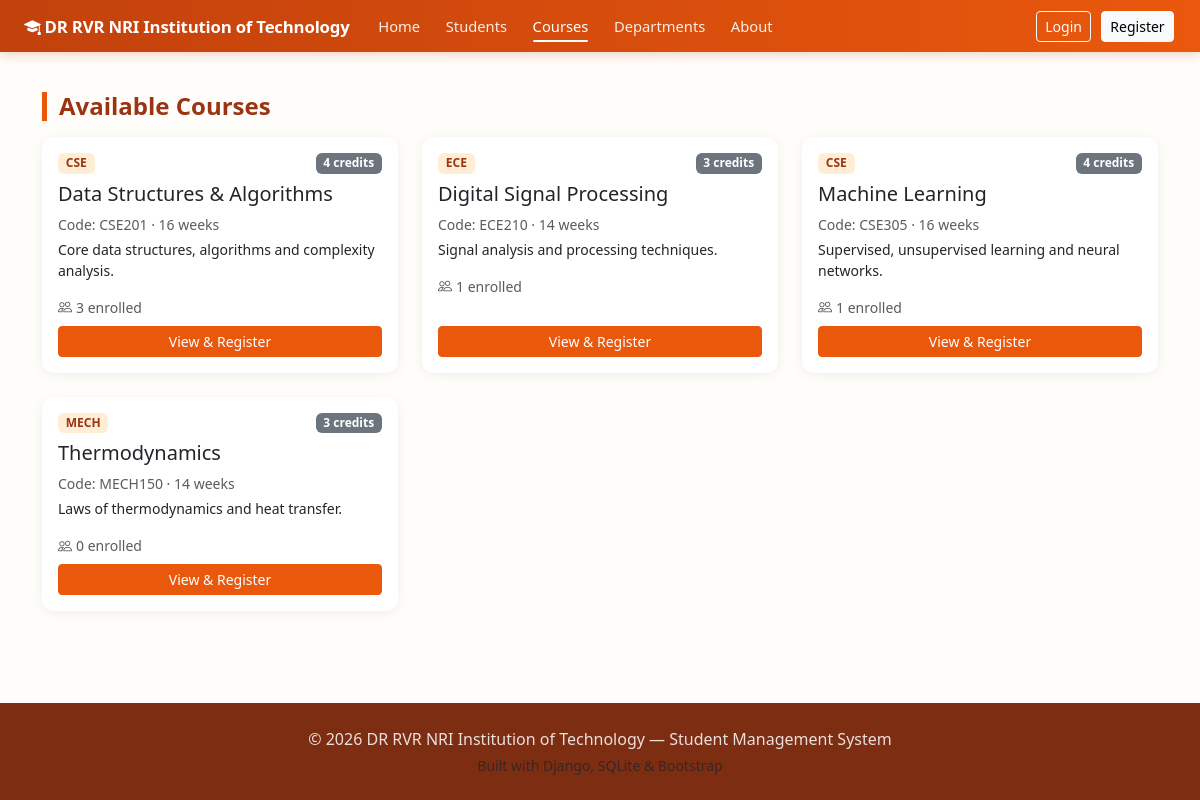
Page /courses/ on the committed database.
### core/models.py (models this page shows, shortened)
class Course(models.Model):
    name = models.CharField(max_length=150)
    code = models.CharField(max_length=20, unique=True)
    credits = models.IntegerField(default=3)
    duration_weeks = models.IntegerField(default=16)
    description = models.TextField(blank=True, null=True)
    department = models.ForeignKey(Department, on_delete=models.CASCADE, related_name='courses')
    class Meta:
        ordering = ['name']
    @property
    def enrolled_count(self):
        return self.registrations.count()

class Department(models.Model):
    name = models.CharField(max_length=120, unique=True)
    code = models.CharField(max_length=20, unique=True)
    head_of_department = models.CharField(max_length=120, blank=True, null=True)
    description = models.TextField(blank=True, null=True)
    class Meta:
        ordering = ['name']

### core/views.py (the view)
# urls.py: path('courses/', views.courses, name='courses'),
def courses(request):
    all_courses = Course.objects.order_by('name')
    return render(request, 'courses.html', {'courses': all_courses})

### templates/courses.html (shortened to what this page needs)
{% extends 'base.html' %}
{% block content %}
<div class="d-flex justify-content-between align-items-center mb-3">
    <h4 class="section-title mb-0">Available Courses</h4>
</div>
<div class="row g-4">
    {% for c in courses %}
    <div class="col-md-4">
        <div class="card course-card p-3">
            <div class="d-flex justify-content-between">
                <span class="badge badge-dept">{{ c.department.code }}</span>
                <span class="badge bg-secondary">{{ c.credits }} credits</span>
            </div>
            <h5 class="mt-2">{{ c.name }}</h5>
            <p class="text-muted small mb-1">Code: {{ c.code }} &middot; {{ c.duration_weeks }} weeks</p>
            <p class="small">{{ c.description|truncatechars:90 }}</p>
            <p class="small text-muted mb-2"><i class="bi bi-people me-1"></i>{{ c.enrolled_count }} enrolled</p>
            <a href="{% url 'course_detail' c.id %}" class="btn btn-primary btn-sm mt-auto">View & Register</a>
        </div>
    </div>
    {% empty %}
    <p class="text-muted text-center py-4">No courses available yet.</p>
    {% endfor %}
</div>
{% endblock %}

### templates/base.html (shortened to what this page needs)
{% load static %}
<!DOCTYPE html>
<html lang="en">
<head>
    <link href="https://cdn.jsdelivr.net/npm/bootstrap@5.3.3/dist/css/bootstrap.min.css" rel="stylesheet">
    <link href="https://cdn.jsdelivr.net/npm/bootstrap-icons@1.11.3/font/bootstrap-icons.css" rel="stylesheet">
    <link href="{% static 'css/style.css' %}" rel="stylesheet">
</head>
<body>
<nav class="navbar navbar-expand-xl navbar-dark sticky-top">
    <div class="container-fluid px-lg-4 px-3">
        <a class="navbar-brand fw-bold" href="{% url 'home' %}">
            <i class="bi bi-mortarboard-fill me-1"></i>DR RVR NRI Institution of Technology
        </a>
        <div class="collapse navbar-collapse" id="navMenu">
            <ul class="navbar-nav me-auto mb-2 mb-xl-0 align-items-xl-center">
                <li class="nav-item">
                    <a class="nav-link text-nowrap {% if request.resolver_match.url_name == 'home' %}active{% endif %}" href="{% url 'home' %}">Home</a>
                </li>
                <li class="nav-item">
                    <a class="nav-link text-nowrap {% if request.resolver_match.url_name == 'students' %}active{% endif %}" href="{% url 'students' %}">Students</a>
                </li>
                <li class="nav-item">
                    <a class="nav-link text-nowrap {% if request.resolver_match.url_name == 'courses' or request.resolver_match.url_name == 'course_detail' %}active{% endif %}" href="{% url 'courses' %}">Courses</a>
                </li>
                <li class="nav-item">
                    <a class="nav-link text-nowrap {% if request.resolver_match.url_name == 'departments' %}active{% endif %}" href="{% url 'departments' %}">Departments</a>
                </li>
                <li class="nav-item">
                    <a class="nav-link text-nowrap {% if request.resolver_match.url_name == 'about' %}active{% endif %}" href="{% url 'about' %}">About</a>
                </li>
            </ul>
            <ul class="navbar-nav align-items-xl-center">
                {% if request.user.is_authenticated %}
                    <li class="nav-item me-2 my-1 my-xl-0">
                        <span class="badge text-bg-light text-dark py-2 px-2 text-nowrap">
                            <i class="bi bi-person-circle me-1"></i>{{ request.user.username }}
                            {% if request.user.role == 'admin' or request.user.is_staff or request.user.is_superuser %}<span class="badge bg-danger ms-1">Admin</span>{% endif %}
                        </span>
                    </li>
                    <li class="nav-item my-1 my-xl-0">
                        <a class="btn btn-outline-light btn-sm text-nowrap" href="{% url 'logout' %}">Logout</a>
                    </li>
                {% else %}
                    <li class="nav-item me-2 my-1 my-xl-0">
                        <a class="btn btn-outline-light btn-sm text-nowrap" href="{% url 'login' %}">Login</a>
                    </li>
                    <li class="nav-item my-1 my-xl-0">
                        <a class="btn btn-light btn-sm text-nowrap" href="{% url 'register' %}">Register</a>
                    </li>
                {% endif %}
            </ul>
        </div>
    </div>
</nav>
<main class="container my-4 flex-grow-1">
    {% block content %}{% endblock %}
</main>
<footer class="footer mt-auto py-4">
    <div class="container text-center">
        <p class="mb-1">&copy; 2026 DR RVR NRI Institution of Technology — Student Management System</p>
        <p class="mb-0 small text-muted">Built with Django, SQLite &amp; Bootstrap</p>
    </div>
</footer>
</body>
</html>

### static/css/style.css (style rules this page uses)
:root { --primary: #ea580c; --primary-dark: #9a3412; --primary-darker: #7c2d12; --accent: #f97316; --accent-light: #ffedd5; --accent-hover: #c2410c; --bg-soft: #fffdfa; }
body { background-color: var(--bg-soft); display: flex; flex-direction: column; min-height: 100vh; font-family: 'Segoe UI', Roboto, -apple-system, sans-serif; }
a { color: var(--primary); text-decoration: none; }
.navbar { background: linear-gradient(90deg, #c2410c 0%, #ea580c 100%); box-shadow: 0 2px 12px rgba(194, 65, 12, 0.25); padding-top: 0.5rem; padding-bottom: 0.5rem; }
.navbar .navbar-brand { font-size: 1.05rem; white-space: nowrap; letter-spacing: -0.2px; }
.navbar .nav-item { display: flex; align-items: center; margin: 0 0.15rem; }
.navbar .nav-link { color: rgba(255, 255, 255, 0.9); font-weight: 500; font-size: 0.92rem; padding: 0.45rem 0.65rem !important; white-space: nowrap; display: inline-flex; align-items: center; gap: 0.3rem; position: relative; border-bottom: none !important; transition: color 0.15s ease-in-out; }
.navbar .nav-link::after { content: ''; position: absolute; bottom: 2px; left: 0.65rem; right: 0.65rem; height: 2px; background-color: transparent; border-radius: 2px; transition: background-color 0.2s ease; }
.navbar .nav-link:hover::after, .navbar .nav-link.active::after { background-color: #ffffff; }
.navbar .nav-link:hover, .navbar .nav-link.active { color: #ffffff; }
.card { border: none; border-radius: 0.75rem; box-shadow: 0 2px 12px rgba(0,0,0,0.06); }
.badge-dept { background-color: var(--accent-light); color: var(--primary-dark); font-weight: 600; }
.btn-primary { background-color: var(--primary); border-color: var(--primary); color: #fff; }
.section-title { font-weight: 700; color: var(--primary-dark); border-left: 5px solid var(--primary); padding-left: 0.75rem; margin-bottom: 1.5rem; }
.footer { background-color: var(--primary-darker); color: rgba(255, 255, 255, 0.85); margin-top: auto; }
.course-card { height: 100%; transition: transform 0.2s ease; }

### rows in the picture
Course: department.code "CSE", credits "4", name "Data Structures & Algorithms", code "CSE201", duration_weeks "16", description "Core data structures, algorithms and complexity analysis.", enrolled_count "3"
Course: department.code "ECE", credits "3", name "Digital Signal Processing", code "ECE210", duration_weeks "14", description "Signal analysis and processing techniques.", enrolled_count "1"
Course: department.code "CSE", credits "4", name "Machine Learning", code "CSE305", duration_weeks "16", description "Supervised, unsupervised learning and neural networks.", enrolled_count "1"
Course: department.code "MECH", credits "3", name "Thermodynamics", code "MECH150", duration_weeks "14", description "Laws of thermodynamics and heat transfer.", enrolled_count "0"
